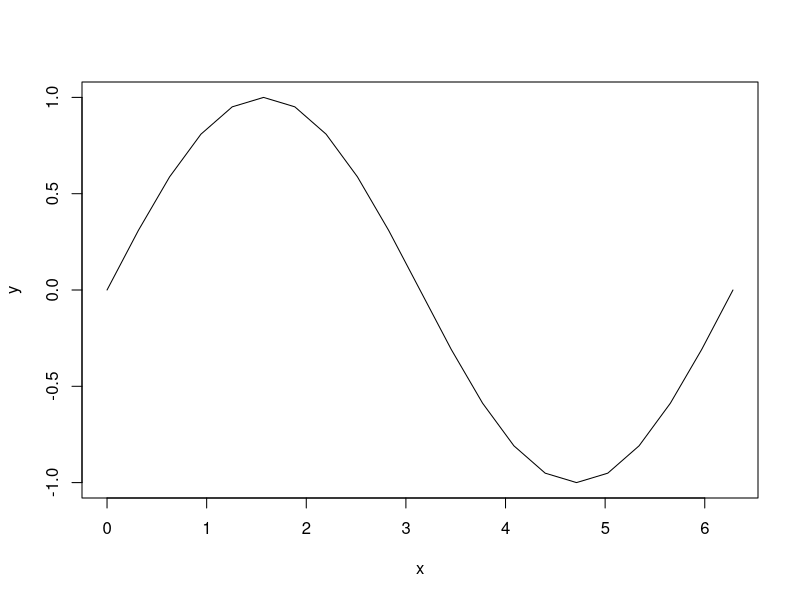
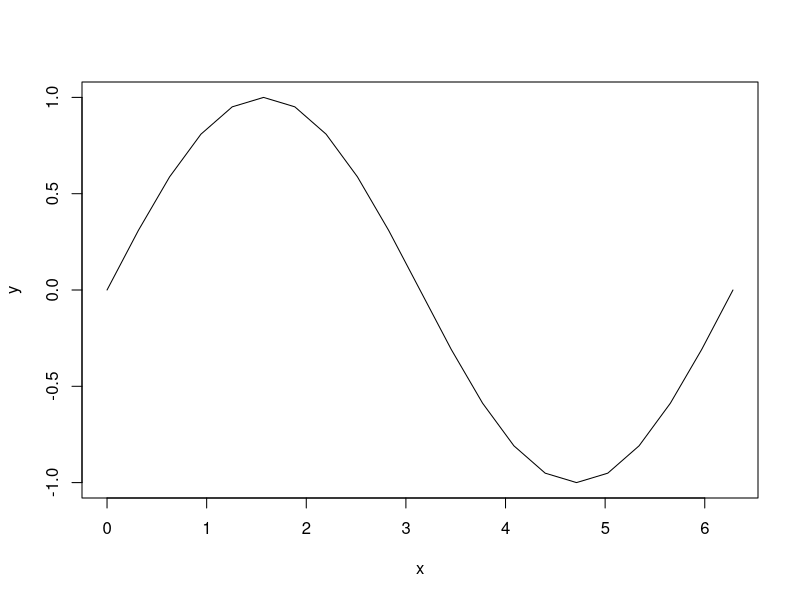

Here is the R script that generated these plots, in order: (Note: this script raises an error after producing the figures.)

rm(list = ls())
x<-seq(0,2*pi,0.1*pi)
y<-sin(x)
plot(x,y, type='l')
plot(x,y, type='l')
X<-matrix(runif(20), ncol = 4, nrow =5)
view(X)

### r
### first position 1
### find z
### imperative methods